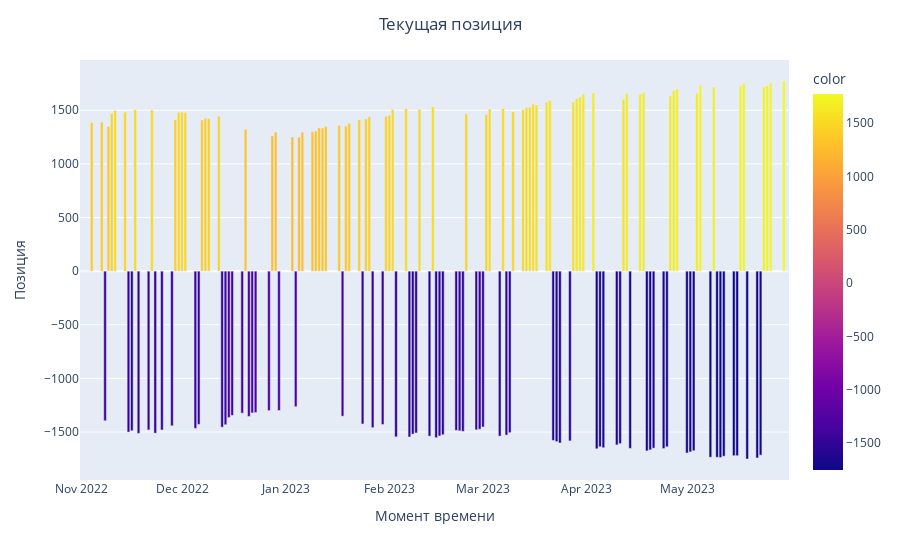

This figure's notebook cell:
### Markdown cell above
Тут можно посмотреть на какую сумму мы в лонге или в шорте в каждый момент времени.

### Code cell
plt.figure(figsize = (12.5, 4.5))
fig1 = px.bar(
    dataf['Portfolio'], 
    color = dataf['Portfolio']
    )
fig1.update_layout(
    title_text = 'Текущая позиция',
    title_x = 0.5,
    xaxis_title = "Момент времени",
    yaxis_title = "Позиция"
    )
fig1.show()

### Figure 1 — Plotly figure (JSON) as saved in the notebook; plotly's stock layout.template omitted (floating-point values rounded to 4 significant figures; data arrays with more than 128 entries replaced by an {"elided": "..."} marker saying what was removed)
{"data": [{"alignmentgroup": "True", "hovertemplate": "Date=%{x}<br>value=%{y}<br>color=%{marker.color}<extra></extra>", "legendgroup": "", "marker": {"color": {"elided": "145 float values"}, "coloraxis": "coloraxis", "pattern": {"shape": ""}}, "name": "", "offsetgroup": "", "orientation": "v", "showlegend": false, "textposition": "auto", "type": "bar", "x": {"elided": "145 str values"}, "xaxis": "x", "y": {"elided": "145 float values"}, "yaxis": "y"}], "layout": {"barmode": "relative", "coloraxis": {"colorbar": {"title": {"text": "color"}}, "colorscale": [[0, "#0d0887"], [0.1111, "#46039f"], [0.2222, "#7201a8"], [0.3333, "#9c179e"], [0.4444, "#bd3786"], [0.5556, "#d8576b"], [0.6667, "#ed7953"], [0.7778, "#fb9f3a"], [0.8889, "#fdca26"], [1, "#f0f921"]]}, "legend": {"tracegroupgap": 0}, "margin": {"t": 60}, "title": {"text": "Текущая позиция", "x": 0.5}, "xaxis": {"anchor": "y", "domain": [0, 1], "title": {"text": "Момент времени"}}, "yaxis": {"anchor": "x", "domain": [0, 1], "title": {"text": "Позиция"}}}}
